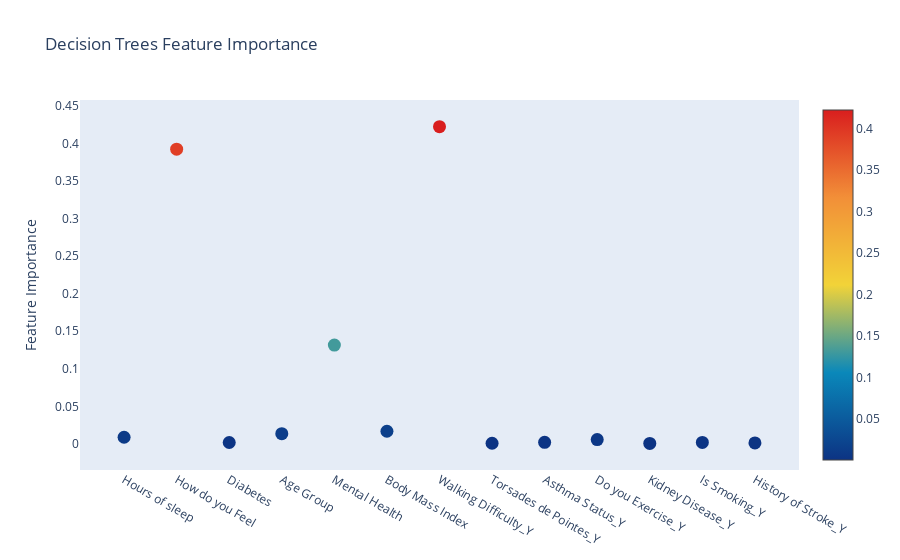

Notebook code cell kept with this figure:
### Markdown cell above
The results after the tuning phase suggest that the decision tree model is now more generalized than before. The training results show an MSE of 0.559 and an MAE of 0.411, with an R-squared of 0.441, which indicates a moderate fit to the training data. In the testing phase, the MSE and MAE are relatively close to the training scores, with values of 0.602 and 0.424, respectively, and the R-squared at 0.398 indicates that the model is able to explain nearly 40% of the variance in the test data.

This indicates that the tuning phase has likely reduced overfitting, as evidenced by the consistent performance from training to testing. The R-squared values, while not high, suggest that the model has room for improvement but is capturing some of the underlying patterns in the data. It's a good sign that the test error has not significantly increased compared to the training error, which means our model is generalizing better to unseen data.

Having an MAE of 0.42 in the context of a target variable that ranges continuously from 0 to 30 is quite promising, as it suggests the model's predictions are, on average, less than half a unit away from the true values. This level of precision, particularly for a continuous variable over such a range, indicates that the model is performing with high accuracy, consistently landing very close to the actual results. In practical terms, an error margin of 0.42 on a scale of 30 is relatively minor, implying that for any given prediction, the model's output is likely to be highly reliable, offering predictions that are very close to the actual observed values, which can be especially valuable in fields where even small deviations can be critical.

The R-squared value of 0.398 tells us that the model accounts for nearly 40% of the variation in the target data, which spans from 0 to 30. While this doesn't capture the majority of the variance, it does provide a substantial amount of information, especially considering the potential complexity and noise inherent in real-world data. It's indicative of the model having a moderate level of predictive power, with a significant portion of the target variable's fluctuations being explained by the features in the model.

### Code cell
import plotly.offline as py
import plotly.graph_objs as go

# Scatter plot 
trace = go.Scatter(
    y = best_tree_reg.feature_importances_,
    x = medcenter_df.columns.values,
    mode = 'markers',
    marker = dict(
        sizemode = 'diameter',
        sizeref = 1,
        size = 13,
        #size= rf.feature_importances_,
        #color = np.random.randn(500), #set color equal to a variable
        color = best_tree_reg.feature_importances_,
        colorscale = 'Portland',
        showscale = True
    ),
    text = medcenter_df.columns.values
)
data = [trace]

layout = go.Layout(
    autosize = True,
    title = 'Decision Trees Feature Importance',
    hovermode = 'closest',
    xaxis = dict(
        ticklen = 5,
        showgrid = False,
        zeroline = False,
        showline = False
    ),
    yaxis = dict(
        title = 'Feature Importance',
        showgrid = False,
        zeroline = False,
        ticklen = 5,
        gridwidth = 2
    ),
    showlegend = False
)
fig = go.Figure(data = data, layout = layout)
py.iplot(fig, filename = 'scatter_rfclf_01')

### Figure 1 — Plotly figure (JSON) as saved in the notebook; plotly's stock layout.template omitted (floating-point values rounded to 4 significant figures)
{"data": [{"marker": {"color": [0.008844, 0.3924, 0.001823, 0.01361, 0.1315, 0.01681, 0.4225, 0.0008126, 0.002012, 0.005794, 0.0006693, 0.001887, 0.001333], "colorscale": [[0, "rgb(12,51,131)"], [0.25, "rgb(10,136,186)"], [0.5, "rgb(242,211,56)"], [0.75, "rgb(242,143,56)"], [1, "rgb(217,30,30)"]], "showscale": true, "size": 13, "sizemode": "diameter", "sizeref": 1}, "mode": "markers", "text": ["Hours of sleep", "How do you Feel", "Diabetes", "Age Group", "Mental Health", "Body Mass Index", "Walking Difficulty_Y", "Torsades de Pointes_Y", "Asthma Status_Y", "Do you Exercise_Y", "Kidney Disease_Y", "Is Smoking_Y", "History of Stroke_Y"], "type": "scatter", "x": ["Hours of sleep", "How do you Feel", "Diabetes", "Age Group", "Mental Health", "Body Mass Index", "Walking Difficulty_Y", "Torsades de Pointes_Y", "Asthma Status_Y", "Do you Exercise_Y", "Kidney Disease_Y", "Is Smoking_Y", "History of Stroke_Y"], "y": [0.008844, 0.3924, 0.001823, 0.01361, 0.1315, 0.01681, 0.4225, 0.0008126, 0.002012, 0.005794, 0.0006693, 0.001887, 0.001333]}], "layout": {"autosize": true, "hovermode": "closest", "showlegend": false, "title": {"text": "Decision Trees Feature Importance"}, "xaxis": {"showgrid": false, "showline": false, "ticklen": 5, "zeroline": false}, "yaxis": {"gridwidth": 2, "showgrid": false, "ticklen": 5, "title": {"text": "Feature Importance"}, "zeroline": false}}}
